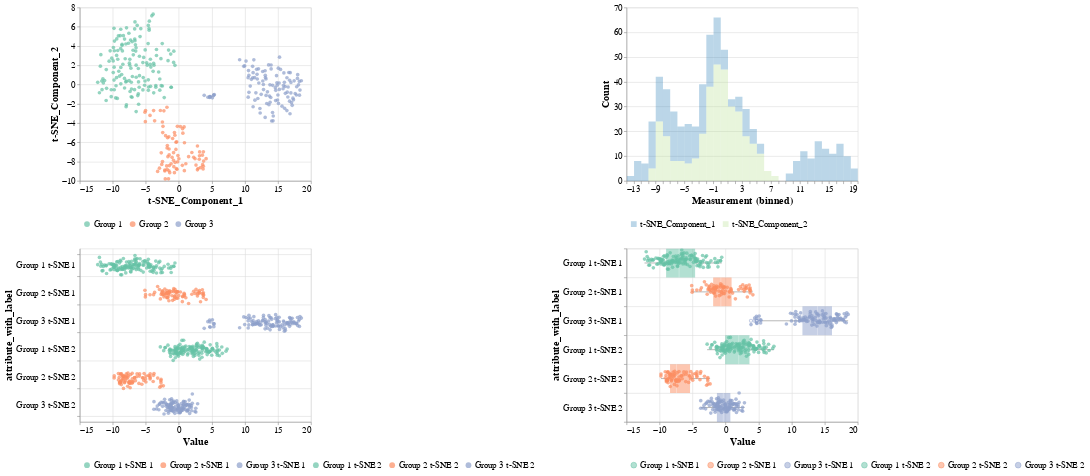

Write notebook code for a chart like this one.
### Markdown cell above
<font size="+9" color="grey"><b>2.1. 1D</b></font><font size="+1" color="grey"><b> ( Cluster Identification) </b></font><br>

### Code cell
from Implementations.visualization import create_combined_chart
scatter_plot_single, gaussian_jitter, box_with_jitter, histogram_shade, combined_chart = create_combined_chart(
    df_agglomertive, "t-SNE_Component_1", "t-SNE_Component_2",
    color_column='Class2', 
    main_color_domain=["Group 1", "Group 2", "Group 3"], 
    main_attr_color_range=["#1f78b4", "#b2df8a"],
    main_color_range=["#66c2a5", "#fc8d62", "#8da0cb"], 
    attr_color_domain=[
        "Group 1 t-SNE 1", 
        "Group 2 t-SNE 1", 
        "Group 3 t-SNE 1", 
        "Group 1 t-SNE 2", 
        "Group 2 t-SNE 2",
        "Group 3 t-SNE 2", 
    ], 
    attr_color_range=["#66c2a5", "#fc8d62", "#8da0cb", "#66c2a5", "#fc8d62", "#8da0cb"],
    attribute_nomeclature=["t-SNE 1", "t-SNE 2"],
    width_single=800,
    height_single=400, 
    jitter_size=40
    # greyed_out_option=False
)
combined_chart.configure_title(
    fontSize=18
).configure_axis(
    labelFontSize=15,
    titleFontSize=18
).configure_legend(
    labelFontSize=15,
    titleFontSize=18,
    orient="bottom", title=None, padding=5, labelLimit=200, 
    # columns=3
)
# .save('../../images/case2_combined.png', format='png', scale_factor=2)

### Figure 1 — Vega-Lite specification as saved in the notebook (floating-point values rounded to 4 significant figures; data arrays with more than 128 entries replaced by an {"elided": "..."} marker saying what was removed)
{"config": {"view": {"continuousWidth": 300, "continuousHeight": 300}, "axis": {"labelFontSize": 15, "titleFontSize": 18}, "legend": {"labelFontSize": 15, "labelLimit": 200, "orient": "bottom", "padding": 5, "title": null, "titleFontSize": 18}, "title": {"fontSize": 18}}, "hconcat": [{"vconcat": [{"mark": {"type": "circle", "size": 40}, "encoding": {"color": {"condition": {"param": "param_1", "field": "Class2", "scale": {"domain": ["Group 1", "Group 2", "Group 3"], "range": ["#66c2a5", "#fc8d62", "#8da0cb"]}, "type": "nominal"}, "value": "lightgray"}, "x": {"field": "t-SNE_Component_1", "type": "quantitative"}, "y": {"field": "t-SNE_Component_2", "type": "quantitative"}}, "height": 300, "name": "view_3", "width": 400}, {"mark": {"type": "circle", "size": 40}, "encoding": {"color": {"condition": {"param": "param_1", "field": "attribute_with_label", "scale": {"domain": ["Group 1 t-SNE 1", "Group 2 t-SNE 1", "Group 3 t-SNE 1", "Group 1 t-SNE 2", "Group 2 t-SNE 2", "Group 3 t-SNE 2"], "range": ["#66c2a5", "#fc8d62", "#8da0cb", "#66c2a5", "#fc8d62", "#8da0cb"]}, "sort": ["Group 1 t-SNE 1", "Group 2 t-SNE 1", "Group 3 t-SNE 1", "Group 1 t-SNE 2", "Group 2 t-SNE 2", "Group 3 t-SNE 2"], "type": "nominal"}, "value": "lightgray"}, "x": {"field": "Value", "type": "quantitative"}, "y": {"axis": {"grid": true, "tickBand": "extent"}, "field": "attribute_with_label", "sort": ["Group 1 t-SNE 1", "Group 2 t-SNE 1", "Group 3 t-SNE 1", "Group 1 t-SNE 2", "Group 2 t-SNE 2", "Group 3 t-SNE 2"], "type": "nominal"}, "yOffset": {"field": "jitter", "type": "quantitative"}}, "height": 300, "name": "view_4", "transform": [{"fold": ["t-SNE_Component_1", "t-SNE_Component_2"], "as": ["Component", "Value"]}, {"calculate": "datum.Class2 + \" \" + (datum.Component == \"t-SNE_Component_1\" ? \"t-SNE 1\" : \"t-SNE 2\")", "as": "attribute_with_label"}, {"calculate": "sqrt(-2*log(random()))*cos(2*PI*random())", "as": "jitter"}, {"filter": {"param": "param_1"}}], "width": 400}], "resolve": {"scale": {"color": "independent"}}}, {"vconcat": [{"mark": {"type": "bar", "binSpacing": 0, "opacity": 0.3}, "encoding": {"color": {"field": "Experiment", "scale": {"domain": ["t-SNE_Component_1", "t-SNE_Component_2"], "range": ["#1f78b4", "#b2df8a"]}, "sort": ["t-SNE_Component_1", "t-SNE_Component_2"], "type": "nominal"}, "x": {"bin": {"maxbins": 50}, "field": "Measurement", "type": "quantitative"}, "y": {"aggregate": "count", "title": "Count", "type": "quantitative"}}, "height": 300, "name": "view_5", "transform": [{"fold": ["t-SNE_Component_1", "t-SNE_Component_2"], "as": ["Experiment", "Measurement"]}, {"filter": {"param": "param_1"}}], "width": 400}, {"layer": [{"mark": {"type": "boxplot", "opacity": 0.5, "size": 50}, "encoding": {"color": {"field": "attribute_with_label", "scale": {"domain": ["Group 1 t-SNE 1", "Group 2 t-SNE 1", "Group 3 t-SNE 1", "Group 1 t-SNE 2", "Group 2 t-SNE 2", "Group 3 t-SNE 2"], "range": ["#66c2a5", "#fc8d62", "#8da0cb", "#66c2a5", "#fc8d62", "#8da0cb"]}, "sort": ["Group 1 t-SNE 1", "Group 2 t-SNE 1", "Group 3 t-SNE 1", "Group 1 t-SNE 2", "Group 2 t-SNE 2", "Group 3 t-SNE 2"], "type": "nominal"}, "x": {"field": "Value", "type": "quantitative"}, "y": {"axis": {"grid": true, "tickBand": "extent"}, "field": "attribute_with_label", "sort": ["Group 1 t-SNE 1", "Group 2 t-SNE 1", "Group 3 t-SNE 1", "Group 1 t-SNE 2", "Group 2 t-SNE 2", "Group 3 t-SNE 2"], "type": "nominal"}}, "transform": [{"fold": ["t-SNE_Component_1", "t-SNE_Component_2"], "as": ["Component", "Value"]}, {"calculate": "datum.Class2 + \" \" + (datum.Component == \"t-SNE_Component_1\" ? \"t-SNE 1\" : \"t-SNE 2\")", "as": "attribute_with_label"}, {"filter": {"param": "param_1"}}]}, {"mark": {"type": "circle", "size": 40}, "encoding": {"color": {"condition": {"param": "param_1", "field": "attribute_with_label", "scale": {"domain": ["Group 1 t-SNE 1", "Group 2 t-SNE 1", "Group 3 t-SNE 1", "Group 1 t-SNE 2", "Group 2 t-SNE 2", "Group 3 t-SNE 2"], "range": ["#66c2a5", "#fc8d62", "#8da0cb", "#66c2a5", "#fc8d62", "#8da0cb"]}, "sort": ["Group 1 t-SNE 1", "Group 2 t-SNE 1", "Group 3 t-SNE 1", "Group 1 t-SNE 2", "Group 2 t-SNE 2", "Group 3 t-SNE 2"], "type": "nominal"}, "value": "lightgray"}, "x": {"field": "Value", "type": "quantitative"}, "y": {"axis": {"grid": true, "tickBand": "extent"}, "field": "attribute_with_label", "sort": ["Group 1 t-SNE 1", "Group 2 t-SNE 1", "Group 3 t-SNE 1", "Group 1 t-SNE 2", "Group 2 t-SNE 2", "Group 3 t-SNE 2"], "type": "nominal"}, "yOffset": {"field": "jitter", "type": "quantitative"}}, "name": "view_1", "transform": [{"fold": ["t-SNE_Component_1", "t-SNE_Component_2"], "as": ["Component", "Value"]}, {"calculate": "datum.Class2 + \" \" + (datum.Component == \"t-SNE_Component_1\" ? \"t-SNE 1\" : \"t-SNE 2\")", "as": "attribute_with_label"}, {"calculate": "sqrt(-2*log(random()))*cos(2*PI*random())", "as": "jitter"}, {"filter": {"param": "param_1"}}]}], "height": 300, "width": 400}], "resolve": {"scale": {"color": "independent"}}}], "data": {"name": "data-b1c7a935c78ba29f515a7dbcacd3040b"}, "params": [{"name": "param_1", "select": {"type": "interval", "encodings": ["x", "y"]}, "views": ["view_3"]}, {"name": "param_2", "select": {"type": "interval", "encodings": ["x", "y"]}, "bind": "scales", "views": ["view_4", "view_1"]}, {"name": "param_4", "select": {"type": "interval", "encodings": ["x", "y"]}, "bind": "scales", "views": ["view_5"]}], "resolve": {"scale": {"color": "independent"}}, "$schema": "https://vega.github.io/schema/vega-lite/v5.20.1.json", "datasets": {"data-b1c7a935c78ba29f515a7dbcacd3040b": {"elided": "336 records"}}}
